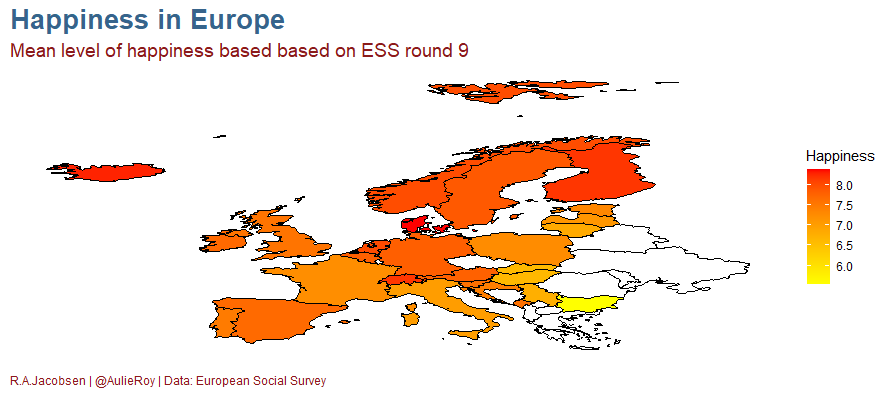

This figure's R source:

# Mean level of happiness across European countries

-# Load packages ----
library(ggplot2)
library(tidyverse)
library(haven)
library(countrycode)

-# Load data ----
ess <- read_spss("C:/Users/royja/Downloads/ESS9e03_1.sav/ESS9e03_1.sav")

world <- map_data("world")

-# Wrangle data ----
custom_match <- c("GB" = 'UK')

happiness <- ess %>% 
  select(cntry, happy) %>% 
  group_by(cntry) %>% 
  summarize(mean = mean(happy, na.rm = TRUE)) %>% 
  mutate(region = countrycode(cntry, "iso2c", "country.name", custom_match = custom_match))

europe = c('UK', 'France', 'Germany', 'Italy', 'Spain', 'Ukraine',
           'Poland', 'Romania', 'Netherlands', 'Belgium',
           'Czech Republic', 'Greece', 'Portugal', 'Sweden',
           'Hungary', 'Belarus', 'Austria', 'Serbia', 'Switzerland',
           'Bulgaria', 'Denmark', 'Finland', 'Slovakia', 'Norway', 
           'Ireland', 'Croatia', 'Moldova', 'Bosnia and Herzegovina',
           'Albania', 'Lithuania', 'Macedonia', 'Slovenia', 'Latvia', 
           'Estonia', 'Montenegro', 'Luxembourg', 'Malta', 'Iceland', 
           'Andorra', 'Monaco', 'Liechtenstein', 'San Marino', 
           'Vatican', 'Kosovo')

eur = world[world$region %in% europe, ] 

mapdata <- left_join(eur, happiness, by = "region")

-# Plot ----
  ggplot(mapdata, aes(x = long, y = lat, group = group)) + 
    geom_polygon(aes(fill = mean), color = "black") + 
    scale_fill_gradient(name = "Happiness", low = "yellow", high = "red", na.value = "white") + 
    labs(
      title = "Happiness in Europe",
      subtitle = "Mean level of happiness based on ESS round 9",
      caption = "R.A.Jacobsen | @AulieRoy | Data: European Social Survey"
    ) + 
    theme(axis.text.x = element_blank(), 
          axis.text.y = element_blank(), 
          axis.ticks = element_blank(), 
          axis.title.x = element_blank(), 
          axis.title.y = element_blank(),
          rect = element_blank(), 
          plot.title = element_text(size = 20, hjust = 0, color = "steelblue4", face = "bold"),
          plot.subtitle = element_text(size = 14, color = "firebrick4", hjust = 0),
          plot.caption = element_text(color = "firebrick4", hjust=0),
    )
